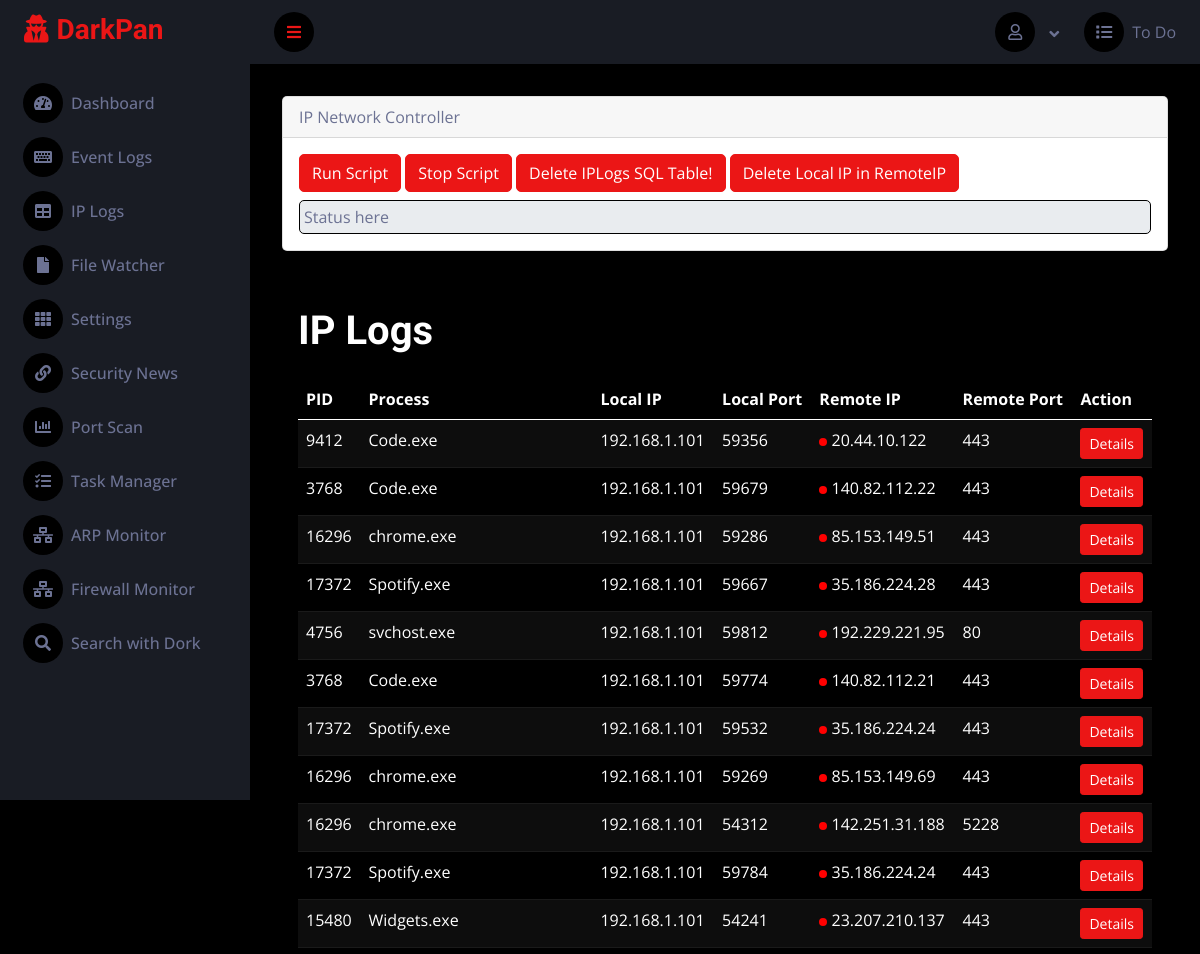
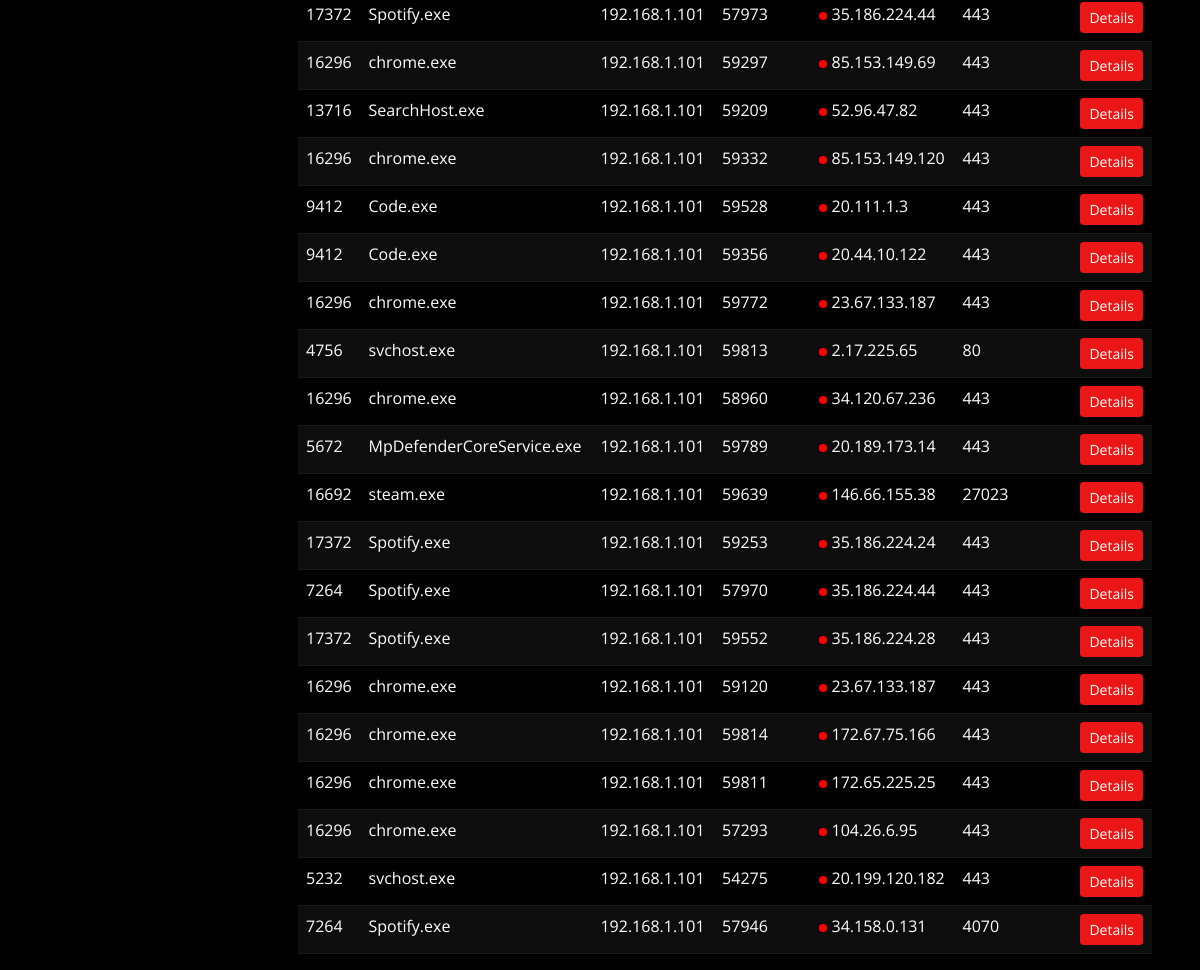
Page /iplogs on the committed database (2 pictures, top to bottom).
### sec/models.py (models this page shows, shortened)
class Iplogs(models.Model):
    ID = models.AutoField(primary_key=True)  # Field name made lowercase.
    PID = models.IntegerField(db_column='PID', blank=True, null=True)  # Field name made lowercase.
    Process = models.TextField(db_column='Process', blank=True, null=True)  # Field name made lowercase.
    Local = models.TextField(db_column='Local', blank=True, null=True)  # Field name made lowercase.
    Remote = models.TextField(db_column='Remote', blank=True, null=True)  # Field name made lowercase.
    Protocol = models.TextField(db_column='Protocol', blank=True, null=True)  # Field name made lowercase.
    StartTime = models.TextField(db_column='StartTime', blank=True, null=True)  # Field name made lowercase.
    CommunicationProtocol = models.TextField(db_column='CommunicationProtocol', blank=True, null=True)  # Field name made lowercase.
    LocalIp = models.TextField(db_column='LocalIP', blank=True, null=True)  # Field name made lowercase.
    LocalPort = models.IntegerField(db_column='LocalPort', blank=True, null=True)  # Field name made lowercase.
    RemoteIp = models.TextField(db_column='RemoteIP', blank=True, null=True)  # Field name made lowercase.
    RemotePort = models.IntegerField(db_column='RemotePort', blank=True, null=True)  # Field name made lowercase.
    class Meta:
        managed = True
        db_table = 'IpLogs'

### sec/views.py (the view)
# urls.py: path("iplogs", views.iplogs, name="iplogs"),
def iplogs(request):
    iplogs = Iplogs.objects.all()
    iplogs_list = []
    for iplog in iplogs:
        iplog_dict = iplog.__dict__
        iplog_dict['Type'] = "Public" if is_public(iplog.Remote) else "Private"
        iplogs_list.append(iplog_dict)
    return render(request, 'iplogs.html', {'iplogs': iplogs_list})

### sec/views.py (called while the page is built)
def is_public(ip_with_port):
    ip = ip_with_port.split(":")[0]
    return ipaddress.ip_address(ip).is_global

### templates/iplogs.html (shortened to what this page needs)
{% extends "base.html" %}
{% block content %}
{% include 'partials/_ipcontroller.html' %}
<div class="container-fluid pt-4 px-4">
    <h1 class="my-4">IP Logs</h1>
    <table class="table table-dark table-striped table-hover">
        <thead>
            <tr>
                <th>PID</th>
                <th>Process</th>
                <th>Local IP</th>
                <th>Local Port</th>
                <th>Remote IP</th>
                <th>Remote Port</th>
                <th>Action</th>
            </tr>
        </thead>
        <tbody>
            {% for iplog in iplogs %}
            <tr>
                <td>{{ iplog.PID }}</td>
                <td>{{ iplog.Process }}</td>
                <td>{{ iplog.LocalIp }}</td>
                <td>{{ iplog.LocalPort }}</td>
                <td>
                    {% if iplog.RemoteIp != iplog.LocalIp %}
                    <div class="blinking-dot"></div>
                    {% endif %}
                    {{ iplog.RemoteIp }}
                </td>
                <td>{{ iplog.RemotePort }}</td>
                <td>
                    <button type="button" class="btn btn-primary btn-sm" data-bs-toggle="modal"
                        data-bs-target="#processModal{{ iplog.PID }}">
                        Details
                    </button>
                </td>
            </tr>
            {% endfor %}
        </tbody>
    </table>
</div>
{% endblock %}

### static/css/style.css (style rules this page uses)
:root { --primary: #EB1616; --secondary: #191C24; --light: #6C7293; --dark: #000000; }

### templates/iplogs.html (style rules this page uses)
.blinking-dot { background-color: red; display: inline-block; animation: blink 1s linear infinite; width: 8px; height: 8px; border-radius: 50%; }

### rows in the picture
Iplogs: PID "3768", Process "Code.exe", LocalIp "192.168.1.101", LocalPort "59679", RemoteIp "140.82.112.22", RemotePort "443"
Iplogs: PID "16296", Process "chrome.exe", LocalIp "192.168.1.101", LocalPort "59286", RemoteIp "85.153.149.51", RemotePort "443"
Iplogs: PID "17372", Process "Spotify.exe", LocalIp "192.168.1.101", LocalPort "59667", RemoteIp "35.186.224.28", RemotePort "443"
Iplogs: PID "4756", Process "svchost.exe", LocalIp "192.168.1.101", LocalPort "59812", RemoteIp "192.229.221.95", RemotePort "80"
Iplogs: PID "3768", Process "Code.exe", LocalIp "192.168.1.101", LocalPort "59774", RemoteIp "140.82.112.21", RemotePort "443"
Iplogs: PID "17372", Process "Spotify.exe", LocalIp "192.168.1.101", LocalPort "59532", RemoteIp "35.186.224.24", RemotePort "443"
Iplogs: PID "16296", Process "chrome.exe", LocalIp "192.168.1.101", LocalPort "59269", RemoteIp "85.153.149.69", RemotePort "443"
Iplogs: PID "16296", Process "chrome.exe", LocalIp "192.168.1.101", LocalPort "54312", RemoteIp "142.251.31.188", RemotePort "5228"
Iplogs: PID "17372", Process "Spotify.exe", LocalIp "192.168.1.101", LocalPort "59784", RemoteIp "35.186.224.24", RemotePort "443"
Iplogs: PID "15480", Process "Widgets.exe", LocalIp "192.168.1.101", LocalPort "54241", RemoteIp "23.207.210.137", RemotePort "443"
Iplogs: PID "17372", Process "Spotify.exe", LocalIp "192.168.1.101", LocalPort "57973", RemoteIp "35.186.224.44", RemotePort "443"
Iplogs: PID "16296", Process "chrome.exe", LocalIp "192.168.1.101", LocalPort "59297", RemoteIp "85.153.149.69", RemotePort "443"
Iplogs: PID "13716", Process "SearchHost.exe", LocalIp "192.168.1.101", LocalPort "59209", RemoteIp "52.96.47.82", RemotePort "443"
Iplogs: PID "16296", Process "chrome.exe", LocalIp "192.168.1.101", LocalPort "59332", RemoteIp "85.153.149.120", RemotePort "443"
Iplogs: PID "9412", Process "Code.exe", LocalIp "192.168.1.101", LocalPort "59528", RemoteIp "20.111.1.3", RemotePort "443"
Iplogs: PID "16296", Process "chrome.exe", LocalIp "192.168.1.101", LocalPort "59772", RemoteIp "23.67.133.187", RemotePort "443"
Iplogs: PID "4756", Process "svchost.exe", LocalIp "192.168.1.101", LocalPort "59813", RemoteIp "2.17.225.65", RemotePort "80"
Iplogs: PID "16296", Process "chrome.exe", LocalIp "192.168.1.101", LocalPort "58960", RemoteIp "34.120.67.236", RemotePort "443"
Iplogs: PID "5672", Process "MpDefenderCoreService.exe", LocalIp "192.168.1.101", LocalPort "59789", RemoteIp "20.189.173.14", RemotePort "443"
Iplogs: PID "16692", Process "steam.exe", LocalIp "192.168.1.101", LocalPort "59639", RemoteIp "146.66.155.38", RemotePort "27023"
Iplogs: PID "17372", Process "Spotify.exe", LocalIp "192.168.1.101", LocalPort "59253", RemoteIp "35.186.224.24", RemotePort "443"
Iplogs: PID "7264", Process "Spotify.exe", LocalIp "192.168.1.101", LocalPort "57970", RemoteIp "35.186.224.44", RemotePort "443"
Iplogs: PID "17372", Process "Spotify.exe", LocalIp "192.168.1.101", LocalPort "59552", RemoteIp "35.186.224.28", RemotePort "443"
Iplogs: PID "16296", Process "chrome.exe", LocalIp "192.168.1.101", LocalPort "59120", RemoteIp "23.67.133.187", RemotePort "443"
Iplogs: PID "16296", Process "chrome.exe", LocalIp "192.168.1.101", LocalPort "59814", RemoteIp "172.67.75.166", RemotePort "443"
Iplogs: PID "16296", Process "chrome.exe", LocalIp "192.168.1.101", LocalPort "59811", RemoteIp "172.65.225.25", RemotePort "443"
Iplogs: PID "16296", Process "chrome.exe", LocalIp "192.168.1.101", LocalPort "57293", RemoteIp "104.26.6.95", RemotePort "443"
Iplogs: PID "5232", Process "svchost.exe", LocalIp "192.168.1.101", LocalPort "54275", RemoteIp "20.199.120.182", RemotePort "443"
Iplogs: PID "7264", Process "Spotify.exe", LocalIp "192.168.1.101", LocalPort "57946", RemoteIp "34.158.0.131", RemotePort "4070"

### other values in the picture
{{ iplog.PID }} "9412" "9412"
{{ iplog.Process }} "Code.exe" "Code.exe"
{{ iplog.LocalIp }} "192.168.1.101" "192.168.1.101"
{{ iplog.LocalPort }} "59356" "59356"
{{ iplog.RemoteIp }} "20.44.10.122" "20.44.10.122"
{{ iplog.RemotePort }} "443" "443"
